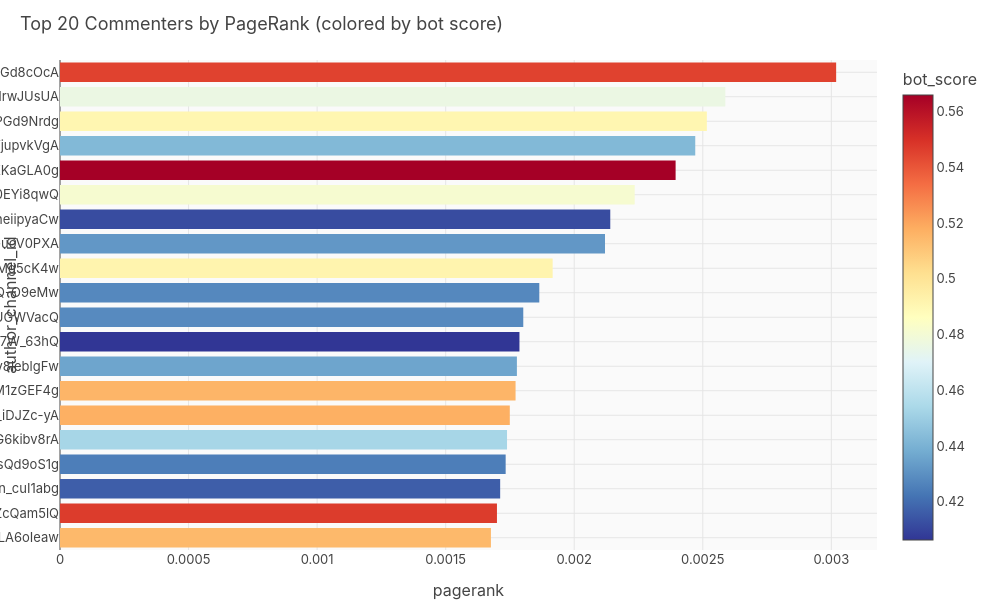

The code cell stored with this chart in its notebook:
### Code cell
# PageRank bar chart
fig = px.bar(top20, x='pagerank', y='author_channel_id', orientation='h',
    color='bot_score', color_continuous_scale='RdYlBu_r',
    title='Top 20 Commenters by PageRank (colored by bot score)')
fig.update_layout(height=600, width=1000, yaxis=dict(autorange='reversed'))
fig.show()

### Figure 1 — Plotly figure (JSON) as saved in the notebook; plotly's stock layout.template omitted (floating-point values rounded to 4 significant figures)
{"data": [{"hovertemplate": "pagerank=%{x}<br>author_channel_id=%{y}<br>bot_score=%{marker.color}<extra></extra>", "legendgroup": "", "marker": {"color": [0.5452, 0.476, 0.4909, 0.4424, 0.5659, 0.4814, 0.4119, 0.432, 0.4919, 0.4276, 0.4283, 0.4063, 0.436, 0.5157, 0.5173, 0.453, 0.4248, 0.4165, 0.5469, 0.5146], "coloraxis": "coloraxis", "pattern": {"shape": ""}}, "name": "", "orientation": "h", "showlegend": false, "textposition": "auto", "type": "bar", "x": [0.003019, 0.002588, 0.002516, 0.002471, 0.002394, 0.002235, 0.00214, 0.00212, 0.001916, 0.001864, 0.001802, 0.001787, 0.001777, 0.001772, 0.001749, 0.001739, 0.001733, 0.001712, 0.0017, 0.001676], "xaxis": "x", "y": ["UC6cF_2V1vNKx-nFdGd8cOcA", "UCky-W_xOMThidqxNrwJUsUA", "UC0gpekdxUu5gN5SPGd9Nrdg", "UC6mDrmm-g1lAO2VjupvkVgA", "UC_hL0FBiK0CwYGYXKaGLA0g", "UCqWfAHz6V6fja9s0EYi8qwQ", "UCxfusAsd_n5AMFheiipyaCw", "UCg5cUVRmX59ySHKGuoV0PXA", "UCeXWPng7yGBIGfTmMg5cK4w", "UCS_0nLB8QsIp1D6fQ-O9eMw", "UCwkYPsMhttFdZ-GUUGWVacQ", "UCDiwJ966gz-TkV1b7W_63hQ", "UCOphP4B95uyVp_y8leblgFw", "UC5CaG84lfCNgu01M1zGEF4g", "UCXrr-ov_pzlKxT_iDJZc-yA", "UCezcTsjp9yngPTG6kibv8rA", "UCFNDqghaoYnlQp_sQd9oS1g", "UC898sfoFbEPk1Nn_cuI1abg", "UCcLAacIc66ui5ZXZcQam5lQ", "UC-yaFBKEsM9MuLfLA6oIeaw"], "yaxis": "y"}], "layout": {"barmode": "relative", "coloraxis": {"colorbar": {"title": {"text": "bot_score"}}, "colorscale": [[0.0, "rgb(49,54,149)"], [0.1, "rgb(69,117,180)"], [0.2, "rgb(116,173,209)"], [0.3, "rgb(171,217,233)"], [0.4, "rgb(224,243,248)"], [0.5, "rgb(255,255,191)"], [0.6, "rgb(254,224,144)"], [0.7, "rgb(253,174,97)"], [0.8, "rgb(244,109,67)"], [0.9, "rgb(215,48,39)"], [1.0, "rgb(165,0,38)"]]}, "height": 600, "legend": {"tracegroupgap": 0}, "title": {"text": "Top 20 Commenters by PageRank (colored by bot score)"}, "width": 1000, "xaxis": {"anchor": "y", "domain": [0.0, 1.0], "title": {"text": "pagerank"}}, "yaxis": {"anchor": "x", "autorange": "reversed", "domain": [0.0, 1.0], "title": {"text": "author_channel_id"}}}}
